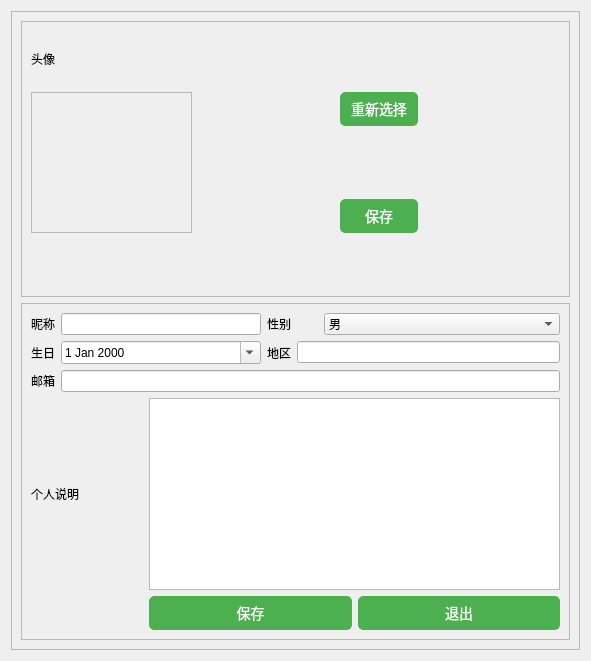
<?xml version="1.0" encoding="UTF-8"?>
<ui version="4.0">
 <class>cell_userInformation</class>
 <widget class="QDialog" name="cell_userInformation">
  <property name="geometry">
   <rect>
    <x>0</x>
    <y>0</y>
    <width>591</width>
    <height>661</height>
   </rect>
  </property>
  <property name="windowTitle">
   <string>用户信息</string>
  </property>
  <layout class="QGridLayout" name="gridLayout_5">
   <item row="0" column="0">
    <widget class="QFrame" name="frame">
     <property name="frameShape">
      <enum>QFrame::StyledPanel</enum>
     </property>
     <property name="frameShadow">
      <enum>QFrame::Raised</enum>
     </property>
     <layout class="QGridLayout" name="gridLayout_3">
      <item row="0" column="0">
       <widget class="QFrame" name="frame_photo">
        <property name="frameShape">
         <enum>QFrame::StyledPanel</enum>
        </property>
        <property name="frameShadow">
         <enum>QFrame::Raised</enum>
        </property>
        <layout class="QGridLayout" name="gridLayout_4">
         <item row="0" column="0">
          <widget class="QLabel" name="label_2">
           <property name="text">
            <string>头像</string>
           </property>
          </widget>
         </item>
         <item row="0" column="2">
          <spacer name="verticalSpacer_3">
           <property name="orientation">
            <enum>Qt::Vertical</enum>
           </property>
           <property name="sizeHint" stdset="0">
            <size>
             <width>20</width>
             <height>19</height>
            </size>
           </property>
          </spacer>
         </item>
         <item row="1" column="0" rowspan="3">
          <widget class="QFrame" name="frame_head">
           <property name="frameShape">
            <enum>QFrame::StyledPanel</enum>
           </property>
           <property name="frameShadow">
            <enum>QFrame::Raised</enum>
           </property>
           <layout class="QGridLayout" name="gridLayout">
            <item row="0" column="0">
             <widget class="QLabel" name="label_image">
              <property name="minimumSize">
               <size>
                <width>141</width>
                <height>121</height>
               </size>
              </property>
              <property name="text">
               <string/>
              </property>
             </widget>
            </item>
           </layout>
          </widget>
         </item>
         <item row="1" column="1">
          <spacer name="horizontalSpacer_2">
           <property name="orientation">
            <enum>Qt::Horizontal</enum>
           </property>
           <property name="sizeHint" stdset="0">
            <size>
             <width>112</width>
             <height>20</height>
            </size>
           </property>
          </spacer>
         </item>
         <item row="1" column="2">
          <widget class="QPushButton" name="pushButton_reSelect">
           <property name="styleSheet">
            <string notr="true">QPushButton {
    background-color: #4CAF50; /* 设置按钮背景颜色 */
    color: white; /* 设置文字颜色 */
    border: 1px solid #4CAF50; /* 设置按钮边框 */
    border-radius: 5px; /* 设置按钮圆角 */
    padding: 5px 10px; /* 设置按钮内边距 */
    font-size: 14px; /* 设置文字大小 */
}

QPushButton:hover {
    background-color: #45a049; /* 鼠标悬停时的背景颜色 */
}

QPushButton:pressed {
    background-color: #3e8e41; /* 鼠标按下时的背景颜色 */
}
</string>
           </property>
           <property name="text">
            <string>重新选择</string>
           </property>
          </widget>
         </item>
         <item row="1" column="3">
          <spacer name="horizontalSpacer_3">
           <property name="orientation">
            <enum>Qt::Horizontal</enum>
           </property>
           <property name="sizeHint" stdset="0">
            <size>
             <width>112</width>
             <height>20</height>
            </size>
           </property>
          </spacer>
         </item>
         <item row="2" column="2">
          <spacer name="verticalSpacer_2">
           <property name="orientation">
            <enum>Qt::Vertical</enum>
           </property>
           <property name="sizeHint" stdset="0">
            <size>
             <width>20</width>
             <height>18</height>
            </size>
           </property>
          </spacer>
         </item>
         <item row="3" column="1">
          <spacer name="horizontalSpacer">
           <property name="orientation">
            <enum>Qt::Horizontal</enum>
           </property>
           <property name="sizeHint" stdset="0">
            <size>
             <width>112</width>
             <height>20</height>
            </size>
           </property>
          </spacer>
         </item>
         <item row="3" column="2">
          <widget class="QPushButton" name="pushButton_savePhoto">
           <property name="styleSheet">
            <string notr="true">QPushButton {
    background-color: #4CAF50; /* 设置按钮背景颜色 */
    color: white; /* 设置文字颜色 */
    border: 1px solid #4CAF50; /* 设置按钮边框 */
    border-radius: 5px; /* 设置按钮圆角 */
    padding: 5px 10px; /* 设置按钮内边距 */
    font-size: 14px; /* 设置文字大小 */
}

QPushButton:hover {
    background-color: #45a049; /* 鼠标悬停时的背景颜色 */
}

QPushButton:pressed {
    background-color: #3e8e41; /* 鼠标按下时的背景颜色 */
}
</string>
           </property>
           <property name="text">
            <string>保存</string>
           </property>
          </widget>
         </item>
         <item row="3" column="3">
          <spacer name="horizontalSpacer_4">
           <property name="orientation">
            <enum>Qt::Horizontal</enum>
           </property>
           <property name="sizeHint" stdset="0">
            <size>
             <width>112</width>
             <height>20</height>
            </size>
           </property>
          </spacer>
         </item>
         <item row="4" column="2">
          <spacer name="verticalSpacer">
           <property name="orientation">
            <enum>Qt::Vertical</enum>
           </property>
           <property name="sizeHint" stdset="0">
            <size>
             <width>20</width>
             <height>19</height>
            </size>
           </property>
          </spacer>
         </item>
        </layout>
       </widget>
      </item>
      <item row="1" column="0">
       <widget class="QFrame" name="frame_other">
        <property name="frameShape">
         <enum>QFrame::StyledPanel</enum>
        </property>
        <property name="frameShadow">
         <enum>QFrame::Raised</enum>
        </property>
        <layout class="QGridLayout" name="gridLayout_2">
         <item row="0" column="0" colspan="2">
          <layout class="QHBoxLayout" name="horizontalLayout">
           <item>
            <widget class="QLabel" name="label_3">
             <property name="text">
              <string>昵称</string>
             </property>
            </widget>
           </item>
           <item>
            <widget class="QLineEdit" name="lineEdit_user"/>
           </item>
          </layout>
         </item>
         <item row="0" column="2">
          <layout class="QHBoxLayout" name="horizontalLayout_3">
           <item>
            <widget class="QLabel" name="label_4">
             <property name="text">
              <string>性别</string>
             </property>
            </widget>
           </item>
           <item>
            <widget class="QComboBox" name="comboBox_gender">
             <property name="minimumSize">
              <size>
               <width>236</width>
               <height>0</height>
              </size>
             </property>
             <item>
              <property name="text">
               <string>男</string>
              </property>
             </item>
             <item>
              <property name="text">
               <string>女</string>
              </property>
             </item>
             <item>
              <property name="text">
               <string>保密</string>
              </property>
             </item>
            </widget>
           </item>
          </layout>
         </item>
         <item row="1" column="0" colspan="2">
          <layout class="QHBoxLayout" name="horizontalLayout_2">
           <item>
            <widget class="QLabel" name="label_5">
             <property name="text">
              <string>生日</string>
             </property>
            </widget>
           </item>
           <item>
            <widget class="QDateEdit" name="dateEdit_birthday">
             <property name="minimumSize">
              <size>
               <width>200</width>
               <height>0</height>
              </size>
             </property>
             <property name="calendarPopup">
              <bool>true</bool>
             </property>
            </widget>
           </item>
          </layout>
         </item>
         <item row="1" column="2">
          <layout class="QHBoxLayout" name="horizontalLayout_4">
           <item>
            <widget class="QLabel" name="label_6">
             <property name="text">
              <string>地区</string>
             </property>
            </widget>
           </item>
           <item>
            <widget class="QLineEdit" name="lineEdit_city"/>
           </item>
          </layout>
         </item>
         <item row="2" column="0" colspan="3">
          <layout class="QHBoxLayout" name="horizontalLayout_5">
           <item>
            <widget class="QLabel" name="label_7">
             <property name="text">
              <string>邮箱</string>
             </property>
            </widget>
           </item>
           <item>
            <widget class="QLineEdit" name="lineEdit_mail">
             <property name="minimumSize">
              <size>
               <width>430</width>
               <height>0</height>
              </size>
             </property>
            </widget>
           </item>
          </layout>
         </item>
         <item row="3" column="0">
          <widget class="QLabel" name="label_8">
           <property name="text">
            <string>个人说明</string>
           </property>
          </widget>
         </item>
         <item row="3" column="1" colspan="2">
          <widget class="QPlainTextEdit" name="plainTextEdit_description"/>
         </item>
         <item row="4" column="1" colspan="2">
          <layout class="QHBoxLayout" name="horizontalLayout_6">
           <item>
            <widget class="QPushButton" name="pushButton_save">
             <property name="styleSheet">
              <string notr="true">QPushButton {
    background-color: #4CAF50; /* 设置按钮背景颜色 */
    color: white; /* 设置文字颜色 */
    border: 1px solid #4CAF50; /* 设置按钮边框 */
    border-radius: 5px; /* 设置按钮圆角 */
    padding: 5px 10px; /* 设置按钮内边距 */
    font-size: 14px; /* 设置文字大小 */
}

QPushButton:hover {
    background-color: #45a049; /* 鼠标悬停时的背景颜色 */
}

QPushButton:pressed {
    background-color: #3e8e41; /* 鼠标按下时的背景颜色 */
}
</string>
             </property>
             <property name="text">
              <string>保存</string>
             </property>
            </widget>
           </item>
           <item>
            <widget class="QPushButton" name="pushButton_quit">
             <property name="styleSheet">
              <string notr="true">QPushButton {
    background-color: #4CAF50; /* 设置按钮背景颜色 */
    color: white; /* 设置文字颜色 */
    border: 1px solid #4CAF50; /* 设置按钮边框 */
    border-radius: 5px; /* 设置按钮圆角 */
    padding: 5px 10px; /* 设置按钮内边距 */
    font-size: 14px; /* 设置文字大小 */
}

QPushButton:hover {
    background-color: #45a049; /* 鼠标悬停时的背景颜色 */
}

QPushButton:pressed {
    background-color: #3e8e41; /* 鼠标按下时的背景颜色 */
}
</string>
             </property>
             <property name="text">
              <string>退出</string>
             </property>
            </widget>
           </item>
          </layout>
         </item>
        </layout>
       </widget>
      </item>
     </layout>
    </widget>
   </item>
  </layout>
 </widget>
 <resources/>
 <connections/>
</ui>
